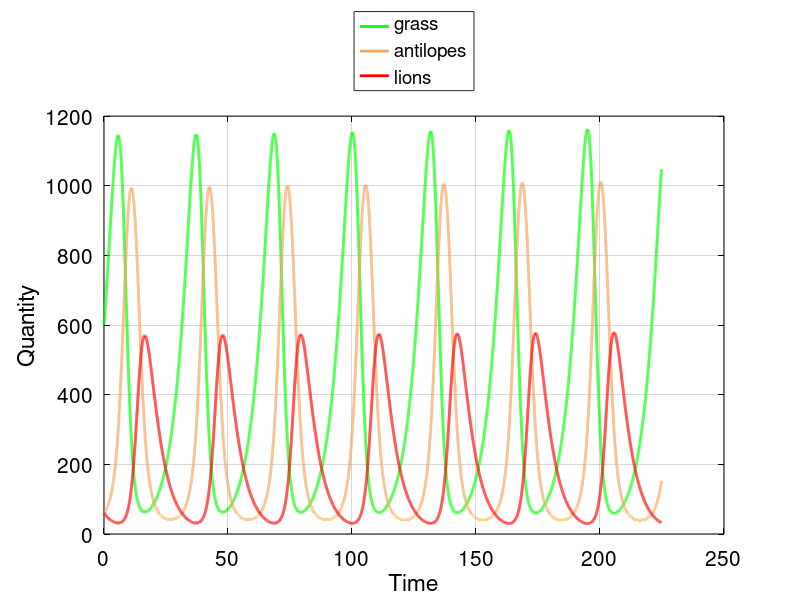

This chart was generated by the following MATLAB code:
function [] = LotkaVolterraThree()

clf;
color_Lion = [1 0 0];
color_Antelope = [244/255, 164/255, 96/255];
color_Grass = [0 1 0];
FONTSIZE = 15;

X_START = 600;
WAVELENGTH = 73;
ENDTIME = 225;

% timestep
dt=0.00006*WAVELENGTH;
% iterations
iter=ceil(333*ENDTIME*(50/WAVELENGTH));

% initialize vectors
x=zeros(iter,1); y=zeros(iter,1); z=zeros(iter,1); t=zeros(iter,1);
l = 0.05/WAVELENGTH;

x(1)=1*X_START; y(1)=0.1*X_START; z(1)=0.1*X_START; t(1)=0; % starting point

a=0.5*X_START*l; b=1*l; c=1*l; d=0.5*l; e=1*l; f=0.5*X_START*l; g=1*l;

% all ones
%x(1) = 0.5;y(1) = 1; z(1) =2;
%a =1;b=1;c=1;d=1;e=1;f=1;g=1;

for i=2:iter
    dx=a*x(i-1)- b*x(i-1)*y(i-1);
    dy=-c*y(i-1) + d*x(i-1)*y(i-1) - e*y(i-1)*z(i-1);
    dz=-f*z(i-1) + g*y(i-1)*z(i-1);
    x(i)=x(i-1)+dt*dx;
    y(i)=y(i-1)+dt*dy;
    z(i)=z(i-1)+dt*dz;
    t(i)=t(i-1)+dt;
end

plot(t,x,'LineWidth',2,'Color',color_Grass);
hold on;
plot(t,y,'LineWidth',2,'Color',color_Antelope);
plot(t,z,'LineWidth',2,'Color',color_Lion);

%Legend
legend('grass','antilopes','lions');
legend(gca,'show');
set(legend,'Location','NorthOutside');


%Axis
xlab = xlabel('Time');
ylab = ylabel('Quantity');
set(xlab,'FontSize',FONTSIZE);
set(ylab,'FontSize',FONTSIZE);
set(gca, 'XColor', 'w');
set(gca, 'YColor', 'w');

set(gca,'XColor',[0,0,0]);
set(gca,'YColor',[0,0,0]);
set(gcf,'Color',[1,1,1]);
set(gca,'FontSize',FONTSIZE);
grid on;
hold off;

end
